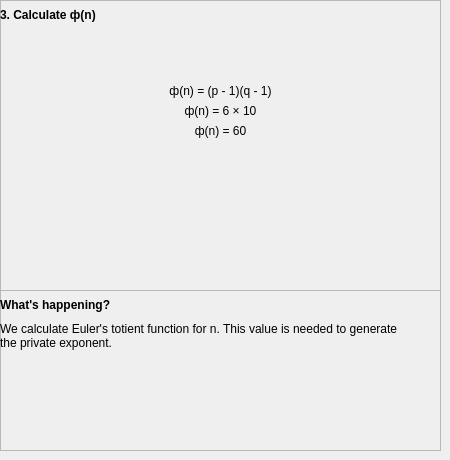
        <widget class="QWidget" name="pg_ersapg3">
         <widget class="QFrame" name="fr_ersawh3">
          <property name="geometry">
           <rect>
            <x>0</x>
            <y>290</y>
            <width>441</width>
            <height>161</height>
           </rect>
          </property>
          <property name="frameShape">
           <enum>QFrame::StyledPanel</enum>
          </property>
          <property name="frameShadow">
           <enum>QFrame::Raised</enum>
          </property>
          <widget class="QLabel" name="lbl_ersawh3_ex">
           <property name="geometry">
            <rect>
             <x>0</x>
             <y>30</y>
             <width>441</width>
             <height>31</height>
            </rect>
           </property>
           <property name="text">
            <string>We calculate Euler's totient function for n. This value is needed to generate 
the private exponent.</string>
           </property>
          </widget>
          <widget class="QLabel" name="lbl_ersawh3_wh">
           <property name="geometry">
            <rect>
             <x>0</x>
             <y>0</y>
             <width>211</width>
             <height>31</height>
            </rect>
           </property>
           <property name="text">
            <string>&lt;html&gt;&lt;head/&gt;&lt;body&gt;&lt;p&gt;&lt;span style=&quot; font-size:9pt; font-weight:600;&quot;&gt;What's happening?&lt;/span&gt;&lt;/p&gt;&lt;/body&gt;&lt;/html&gt;</string>
           </property>
           <property name="alignment">
            <set>Qt::AlignLeading|Qt::AlignLeft|Qt::AlignVCenter</set>
           </property>
          </widget>
         </widget>
         <widget class="QFrame" name="fr_ersamn3">
          <property name="geometry">
           <rect>
            <x>0</x>
            <y>0</y>
            <width>441</width>
            <height>291</height>
           </rect>
          </property>
          <property name="frameShape">
           <enum>QFrame::StyledPanel</enum>
          </property>
          <property name="frameShadow">
           <enum>QFrame::Raised</enum>
          </property>
          <widget class="QLabel" name="lbl_ersamn3_let">
           <property name="geometry">
            <rect>
             <x>0</x>
             <y>80</y>
             <width>441</width>
             <height>21</height>
            </rect>
           </property>
           <property name="text">
            <string>ф(n) = (p - 1)(q - 1)</string>
           </property>
           <property name="alignment">
            <set>Qt::AlignCenter</set>
           </property>
          </widget>
          <widget class="QLabel" name="lbl_ersamn3_cfn">
           <property name="geometry">
            <rect>
             <x>0</x>
             <y>0</y>
             <width>221</width>
             <height>31</height>
            </rect>
           </property>
           <property name="text">
            <string>&lt;html&gt;&lt;head/&gt;&lt;body&gt;&lt;p&gt;&lt;span style=&quot; font-size:9pt; font-weight:600;&quot;&gt;3. Calculate ф(n)&lt;/span&gt;&lt;/p&gt;&lt;/body&gt;&lt;/html&gt;</string>
           </property>
           <property name="alignment">
            <set>Qt::AlignLeading|Qt::AlignLeft|Qt::AlignVCenter</set>
           </property>
          </widget>
          <widget class="QLabel" name="lbl_ersamn3_val">
           <property name="geometry">
            <rect>
             <x>0</x>
             <y>100</y>
             <width>441</width>
             <height>21</height>
            </rect>
           </property>
           <property name="text">
            <string>ф(n) = 6 × 10</string>
           </property>
           <property name="alignment">
            <set>Qt::AlignCenter</set>
           </property>
          </widget>
          <widget class="QLabel" name="lbl_ersamn3_num">
           <property name="geometry">
            <rect>
             <x>0</x>
             <y>120</y>
             <width>441</width>
             <height>21</height>
            </rect>
           </property>
           <property name="text">
            <string>ф(n) = 60</string>
           </property>
           <property name="alignment">
            <set>Qt::AlignCenter</set>
           </property>
          </widget>
         </widget>
        </widget>
